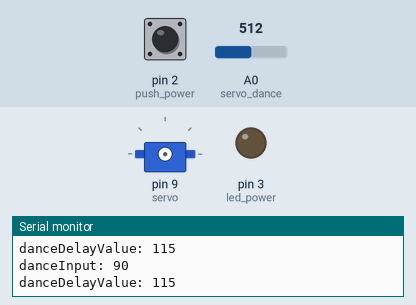
This sketch was run on a simulated Arduino Uno, built with avr-gcc and run on an emulated ATmega328P. On the bench: servo, output pins drawn as LEDs (lit = HIGH), the last lines printed to the serial monitor. Dashed ring = blinking. Inputs (shaded band) come from the test bench; at power-on: pin 2 (push_power) LOW, A0 (servo_dance) = 512.

Above: at 1.2 s.
1.3 s: pin 2 (push_power) pulled HIGH for 1 s
At 3.4 s:
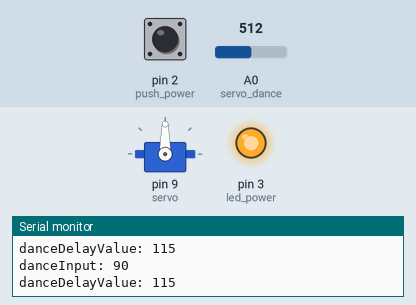
3.8 s: A0 (servo_dance) set to 716
At 4.3 s:
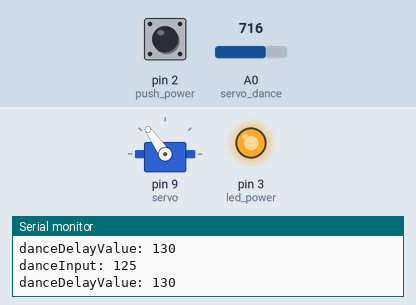
5.3 s: pin 2 (push_power) pulled HIGH for 3.2 s
At 5.78 s:
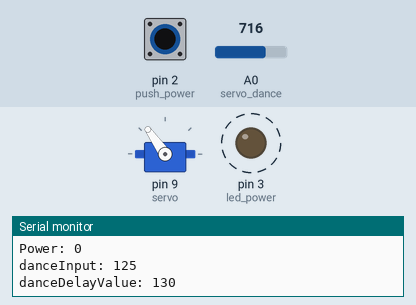
10.0 s: A0 (servo_dance) set to 306
At 11.1 s:
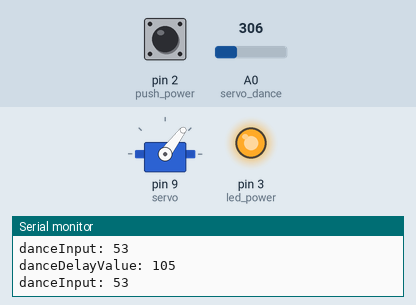
11.5 s: pin 2 (push_power) pulled HIGH for 0.15 s
At 12.9 s:
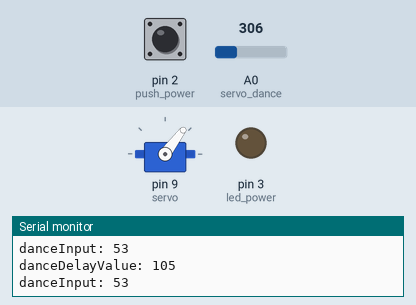
13.2 s: pin 2 (push_power) pulsed HIGH 5 times (0.12 s each, 0.3 s apart)
At 13.55 s:
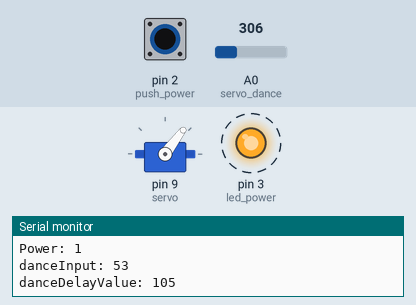
Timing chart, 0 to 16.2 s (numbered marks = the images above; inputs shaded):
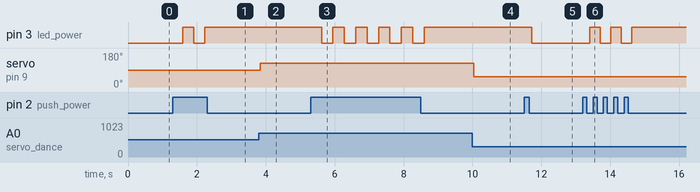

The sketch:

Arduino_Party.ino
```cpp
#include <Servo.h>

Servo servo;
int push_power = 2;   //pushbutton
int led_power = 3;    //power indicator

int push;
int state = 0; // LOW
int danceInput;
int danceValue = 33; //min threshold for start dance. (33 "todo calza pollo!")
int danceDelayValue;

// ---------------------- UTILS Functions ------------- //
// Format Serial.print for "Text: val"
void print(char *text, int val){
  Serial.print(text);
  Serial.print(": ");
  Serial.println(val);
}

// ---------------------- SYSTEM Functions ------------- //
// control power functions
void power(){
  push = digitalRead(push_power);
  if (push){    //if click push
      state = 1 - state; //change state
      delay(200);        //estability
      print("Power", state);
  }
  digitalWrite(led_power, state);
   if (state) { // attach/detach servo (on/off)
    servo.attach(9);
   } else {
    servo.detach();
   }
}

// Servo control
void servo_dance(){
  danceInput = analogRead(A0);
  // escalar de 0° -> 60°
  danceInput = map(danceInput,0,512,0,90);
  servo.write(90); //center
  // calculate delay
  danceDelayValue = map(danceInput,0,512,0,danceInput);
  if (danceInput >= 35){
    danceDelayValue += 100; //+100 for stability
    servo.write(danceInput);
    delay(danceDelayValue);
    print("danceInput", danceInput);
    print("danceDelayValue",danceDelayValue);
  };
}


// ------------------------ MAIN -------------------- //

void setup()
{
  Serial.begin(9600);
  // init
  pinMode(push_power,INPUT);
  pinMode(led_power,OUTPUT);
}


void loop()
{
  power();
  servo_dance();
}
// ---------------------------------------------------- //
```

Measured:
- after the input at 1.3 s, pin 3 (led_power): LOW → HIGH after 0.29 s, → LOW 0.32 s later, → HIGH 0.32 s later
- after the input at 3.8 s, servo on pin 9 (servo): 90° → 125° after 0.05 s
- after the input at 5.3 s, pin 3 (led_power): alternates HIGH for 0.33 s and LOW for 0.33 s, 10 changes in all, then stays HIGH, starting after 0.32 s
- after the input at 10.0 s, servo on pin 9 (servo): 125° → 53° at once
- after the input at 11.5 s, pin 3 (led_power): HIGH → LOW after 0.22 s
- after the input at 13.2 s, pin 3 (led_power): alternates HIGH for 0.31 s and LOW for 0.31 s, 5 changes in all, then stays HIGH, starting after 0.20 s
